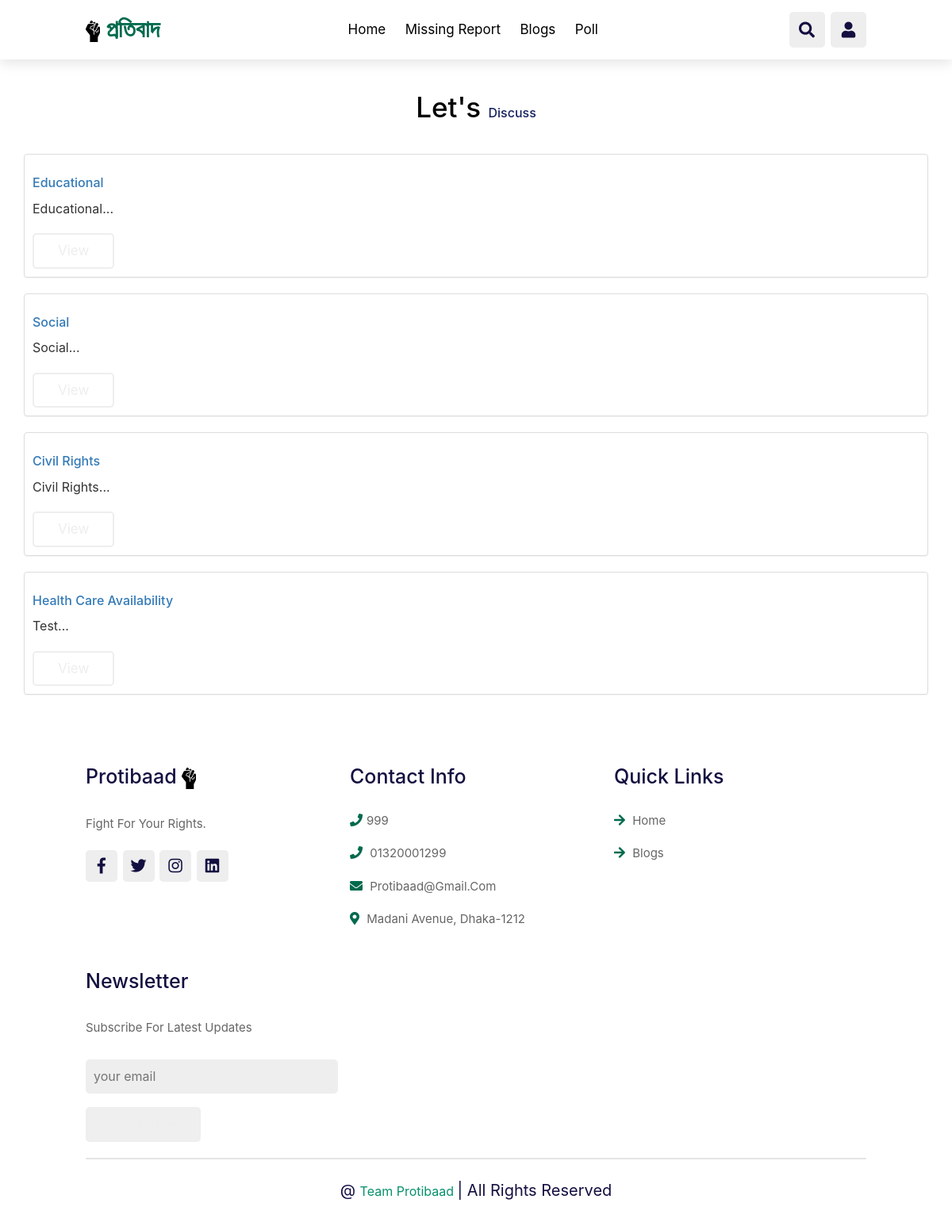
The app's page /buddy.php (signed in) with its own data.
### tables this page shows
CREATE TABLE `q_category` (
  `q_category_id` int(8) NOT NULL,
  `q_category_name` varchar(300) NOT NULL,
  `q_category_des` varchar(400) NOT NULL,
  `q_category_date` datetime NOT NULL DEFAULT current_timestamp()
);

### buddy.php (the view, shortened to what this page needs)
<?php include('dashboard/includes/adminheader.php');  ?>
<?php include('includes/user_header.php') ?>
    <?php include('includes/user_navbar.php') ?>
<!DOCTYPE html>
<html lang="en">
<head>
    <link rel="stylesheet" href="https://cdnjs.cloudflare.com/ajax/libs/font-awesome/5.15.4/css/all.min.css">
</head>
<body style="color:#333;">
<section class="menu container" id="courses">
<br>
<br>
    <h1 class="heading" style="color:black"> Let's <span style="color:#172260;">Discuss</span> </h1>
    <div class="box-container ">
    <?php
         $sql = "SELECT * FROM `q_category`";
         $result = mysqli_query($conn, $sql);
         while($row = mysqli_fetch_assoc($result)){
          $id = $row['q_category_id'];
          $cat = $row['q_category_name'];
          $desc = $row['q_category_des'];
          echo '<div class="box panel panel-default"><div  style="margin: 10px;">
          <h3><a href="threadlist.php?catid=' . $id . '">' . $cat . '</a></h3>
          <p class="card-text">' . substr($desc, 0, 50). '... </p>
          <a style="color: black;" href="threadlist.php?catid=' . $id . ' "class="btn">View</a>
      </div></div>';
         }
         ?>
</div>
</section>
<?php include('includes/user_footer.php') ?>
</body>
</html>

### dashboard/css/sb-admin.css (style rules this page uses)
body { margin-top: 100px; background-color: #222; }
@media (min-width:768px) { body { margin-top: 50px; } }

### css/welcome.css (style rules this page uses)
:root { --orange:#ff7800; --black:#130f40; --light-color:#666; --box-shadow:0 .5rem 1.5rem rgba(0,0,0,.1); --border:.2rem solid rgba(0,0,0,.1); --outline:.1rem solid rgba(0,0,0,.1); --outline-hover:.2rem solid var(--black); }
* { font-family: 'Poppins', sans-serif; margin:0; padding:0; box-sizing: border-box; outline: none; border:none; text-decoration: none; text-transform: capitalize; transition: all .2s linear; }
html { font-size: 62.5%; overflow-x: hidden; scroll-behavior: smooth; scroll-padding-top: 7rem; }
body { background:#eee; }
section { padding:2rem 9%; }
.heading { text-align: center; padding:1rem; padding-bottom: 3rem; font-size: 3.5rem; color:var(--black); }
.heading span { color:#fff; display: inline-block; padding:.1.5rem; }
.btn { margin-top: 1rem; display: inline-block; padding:.8rem 3rem; font-size: 1.7rem; border-radius: .5rem; border: .2rem solid #eee !important; color:#eee !important; cursor: pointer; }

### poll/pollstyle.css (style rules this page uses)
* { box-sizing: border-box; font-family: -apple-system, BlinkMacSystemFont, "segoe ui", roboto, oxygen, ubuntu, cantarell, "fira sans", "droid sans", "helvetica neue", Arial, sans-serif; font-size: 16px; -webkit-font-smoothing: antialiased; -moz-osx-font-smoothing: grayscale; }
body { background-color: #FFFFFF; margin: 0; }

### records on screen
q_category: q_category_name "Educational", q_category_des "Educational"
q_category: q_category_name "Social", q_category_des "Social"
q_category: q_category_name "Civil Rights", q_category_des "Civil Rights"
q_category: q_category_name "Health Care Availability", q_category_des "Test"
